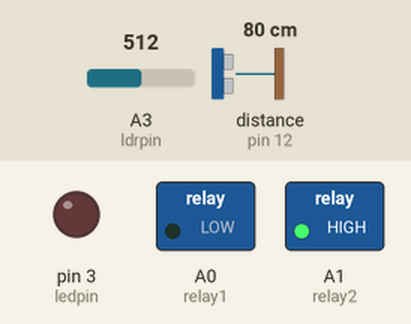
A sketch run on a simulated Arduino Uno, built with avr-gcc and run on an emulated ATmega328P. On the bench: switched loads named in the sketch (green lamp = pin HIGH), output pins drawn as LEDs (lit = HIGH). Wiring (from diagram.json): ultrasonic range finder: trigger pin 13; echo pin 12. The test bench sets the inputs (shaded band); at power-on: A3 (ldrpin) = 512, distance to the obstacle (sensor on pin 12) 80 cm. The echo pulse lasts 58.3 µs per cm; pins used as bus, display or sensor lines are not drawn.

Above: at 11.0 s.
11.1 s: A3 (ldrpin) set to 786
21.9 s: A3 (ldrpin) set to 811
At 31.0 s:
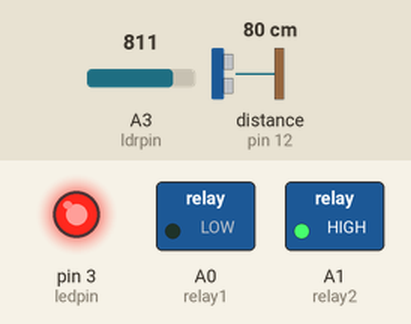
42.3 s: A3 (ldrpin) set to 790
At 51.6 s:
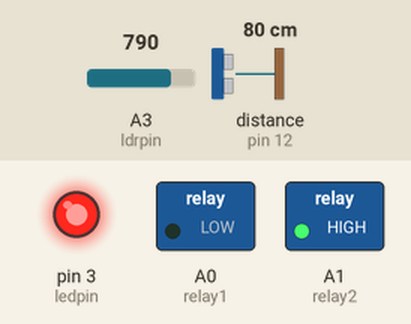
52.5 s: A3 (ldrpin) set to 810
At 53.3 s:
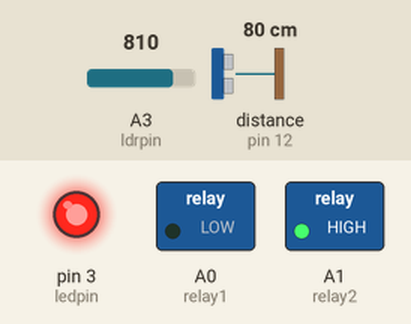
Timing chart, 0 to 55.5 s (numbered marks = the images above; inputs shaded):
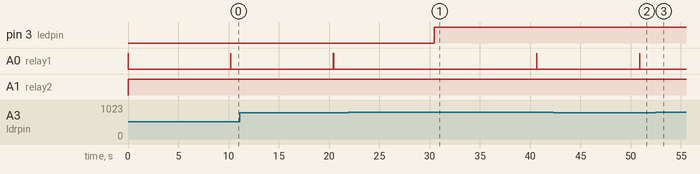

Measured:
- the behaviour switches between 799 and 800 on A3 (ldrpin) (found by bisection; images 0 and 1)
- after the input at 21.9 s, pin 3 (ledpin): LOW → HIGH after 8.5 s
- after the input at 42.3 s, A0 (relay1): LOW → HIGH after 8.6 s, → LOW 0.01 s later
- after the input at 52.5 s, A0 (relay1): stays LOW (without the input it goes to HIGH after 8.6 s)

The sketch:

sketch.ino
```cpp
const int trigpin=13;
const int echopin=12;
const int ledpin=3;
const int ldrpin=A3;
long duration;
int distance;
int safedistance;
const int relay1 = A0;//high

const int relay2 = A1;//low


void setup() {
  pinMode(trigpin,OUTPUT);
  pinMode(echopin,INPUT);
  pinMode(ledpin,OUTPUT);
  pinMode(ldrpin,INPUT);
  pinMode(relay1, OUTPUT);
  pinMode(relay2, OUTPUT);

}

void loop() {
  Serial.begin(9600);
  digitalWrite(trigpin,LOW);
  delayMicroseconds(2);
  digitalWrite(trigpin,HIGH);
  delayMicroseconds(10);
  digitalWrite(trigpin,LOW);
  duration=pulseIn(echopin,HIGH);
  distance=duration*0.034/2;
  safedistance=distance;
  digitalWrite(A0, HIGH);
  delay(10);
  digitalWrite(A0, LOW);
  digitalWrite(A1, HIGH);
  delay(10000);
  int light=analogRead(ldrpin);
  if(light>=800){
    if(safedistance<=15){
      digitalWrite(ledpin,HIGH);
      digitalWrite(A0, HIGH);//light off
      delay(2000);
      digitalWrite(A1, LOW);//light on
      digitalWrite(ledpin,LOW);
      delay(10000);

    }
    else if(safedistance>15){
      digitalWrite(ledpin,HIGH);
      delay(10);
      digitalWrite(A0, LOW);
      digitalWrite(A1, HIGH);//light on
      delay(10000);

    }
  }
  delay(200);


}
```
